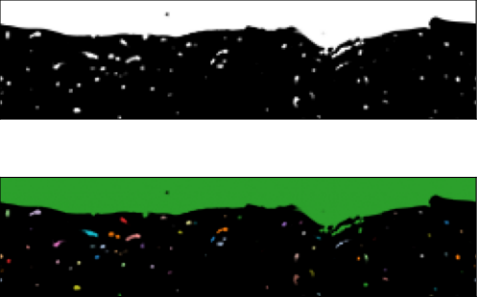

Recreate this plot in Python.
import numpy as np
from blobid import get_labels

# import a VOF felid, for illustration we'll use a 2D slice
vof = 1.0 - np.load("tests/resources/fs_vof.npy")[:, 0, :]

# calculate labels
labels = get_labels(vof, periodic=[True, False])

# make the plots
import matplotlib.pyplot as plt
from matplotlib.colors import ListedColormap

# create a nice coloring for the labels
base = plt.colormaps["tab20"]
colors = [base(i % base.N) for i in np.unique(labels)]
colors[0] = (0, 0, 0, 1)  # unlabeled cells
labels_cmap = ListedColormap(colors)

vof_img = (1.0-vof.transpose()[::-1, :]).astype(np.float32)

fig, ax = plt.subplots(nrows=2)
ax[0].imshow(vof_img, vmin=0, vmax=1, cmap='binary')

ax[1].imshow(labels.transpose()[::-1, :], cmap=labels_cmap, rasterized=True)
ax[1].imshow(np.ones_like(vof_img), vmin=0, vmax=1, cmap='binary', alpha=vof_img)

for a in ax:
    a.set_xticks([])
    a.set_yticks([])
    a.set_aspect('equal')

# ensure deterministic SVG output
plt.rcParams['svg.hashsalt']="blobid-python"

plt.subplots_adjust(hspace=0)
plt.savefig("doc/example.svg", transparent=True, bbox_inches='tight', pad_inches=0, metadata={'Date': None})
